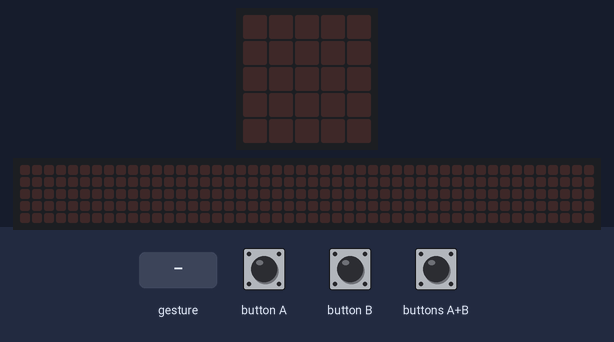
Recording of a program running on a simulated Calliope mini (MakeCode). On the bench: the board's 5×5 LED display, a strip that is not on the board, showing the scrolling text unrolled. Inputs (shaded band) come from the test bench. A tilt is held for 1.5 s and a shake lasts 1 s, then the board lies face up again; the 48×5 strip is a reading aid, not a part: it shows the text the display is scrolling, unrolled, one strip-width of it at a time.

Above: at 1.2 s.
1.3 s: gesture 'shake'
At 3.8 s:
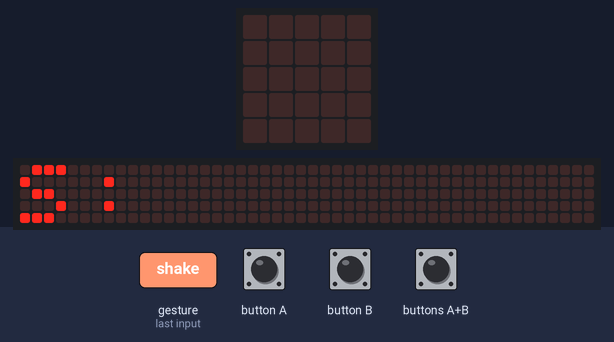
4.3 s: buttons A+B pressed for 0.15 s
7.3 s: gesture 'shake'
At 8.47 s:
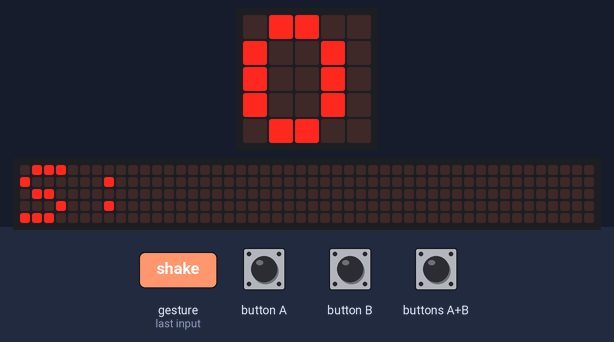
16.3 s: button A pressed for 0.15 s
19.3 s: buttons A+B pressed for 1 s
At 20.77 s:
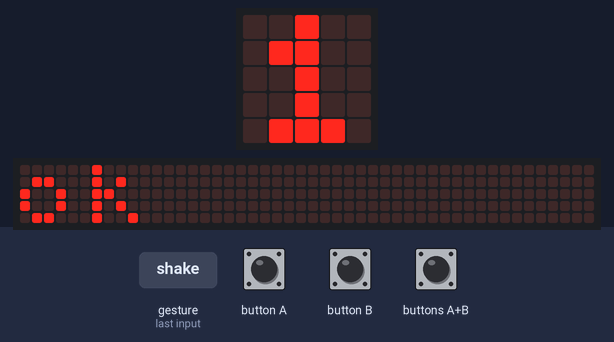
23.3 s: gesture 'shake'
At 26.5 s:
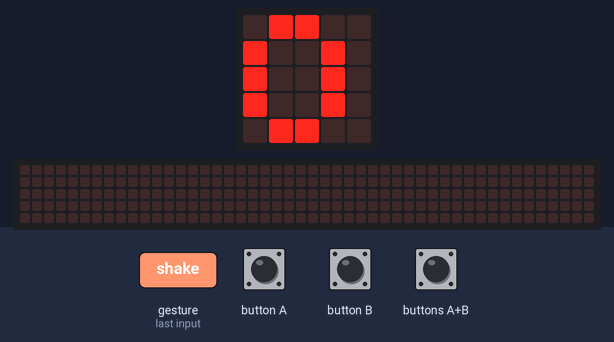

The program:

main.ts
```typescript
input.onButtonEvent(Button.A, input.buttonEventClick(), function () {
    minutenhochzaehler += 1
    basic.showNumber(minutenhochzaehler)
    if (minutenhochzaehler == 60) {
        minutenhochzaehler = 0
    }
})
input.onButtonEvent(Button.AB, input.buttonEventClick(), function () {
    stunde = stundenhochzähler
    minute = minutenhochzaehler
    laufzeit_offset = input.runningTime()
    basic.showString("ok")
})
input.onButtonEvent(Button.B, input.buttonEventClick(), function () {
    stundenhochzähler += 1
    if (stundenhochzähler == 12) {
        stundenhochzähler = 0
    }
    basic.showNumber(stundenhochzähler)
})
input.onGesture(Gesture.Shake, function () {
    stunde += Math.floor((input.runningTime() - laufzeit_offset) / 3600000)
    minute += (input.runningTime() - laufzeit_offset) % 60000
    basic.showString("S:")
    basic.showNumber(stunde % 12)
    basic.showString("M:")
    basic.showNumber(minute % 60)
})
let laufzeit_offset = 0
let minutenhochzaehler = 0
let minute = 0
let stundenhochzähler = 0
let stunde = 0
stunde = 0
stundenhochzähler = 0
minute = 0
minutenhochzaehler = 0
let lauf_sec = 0
laufzeit_offset = 0
```

test.ts
```typescript
// Hier kann man Tests durchführen; diese Datei wird nicht kompiliert, wenn dieses Paket als Erweiterung verwendet wird.
```

Measured:
- after the input at 1.3 s, the display: changes after 0.20 s (image 1)
- after the input at 7.3 s, the display: first differs from a run without the input after 1.1 s (image 2)
- after the input at 19.3 s, the display: first differs from a run without the input after 1.4 s (image 3)
- after the input at 23.3 s, the display: first differs from a run without the input after 0.20 s (image 4 shows a later state)
- what the display in image 1 shows lasts 0.7 s, from 3.5 s to 4.2 s
